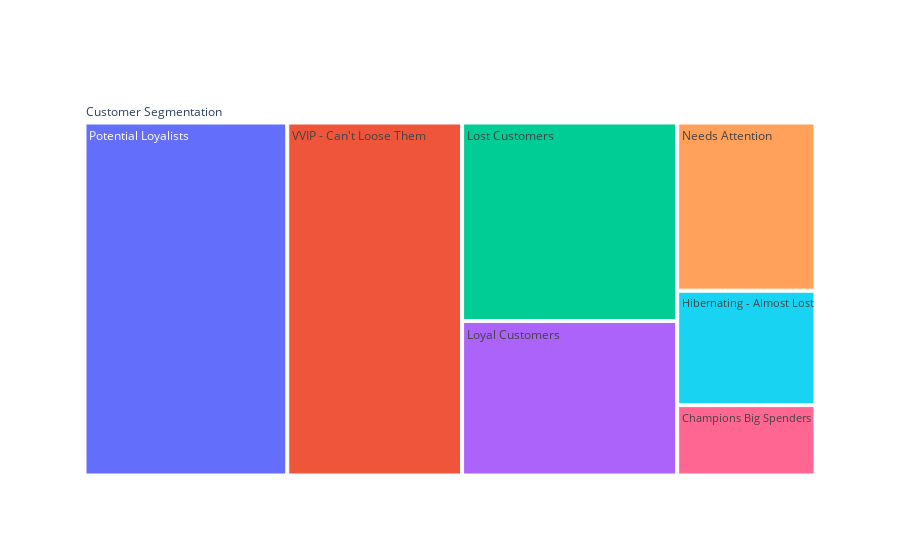

Notebook cell for this chart:
### Markdown cell above
# Interactive Chart for Visualising Customer Segments

### Code cell
import plotly.graph_objects as go

fig =go.Figure(go.Treemap(
    labels = rfm_level_ag['Customer Segment'],
    parents = ['Customer Segmentation', 'Customer Segmentation', 'Customer Segmentation', 'Customer Segmentation', 'Customer Segmentation', 'Customer Segmentation', 'Customer Segmentation'],   #rfm_level_ag[('Marketing Action', 'unique')].tolist(), 
    values= rfm_level_ag[('Monetary', 'count')]
))

fig.show()

### Figure 1 — Plotly figure (JSON) as saved in the notebook; plotly's stock layout.template omitted (floating-point values rounded to 4 significant figures)
{"data": [{"labels": ["Champions Big Spenders", "Hibernating - Almost Lost", "Lost Customers", "Loyal Customers", "Needs Attention", "Potential Loyalists", "VVIP - Can't Loose Them"], "parents": ["Customer Segmentation", "Customer Segmentation", "Customer Segmentation", "Customer Segmentation", "Customer Segmentation", "Customer Segmentation", "Customer Segmentation"], "type": "treemap", "values": [1563, 2541, 6856, 5335, 3735, 11492, 9909]}], "layout": {}}
